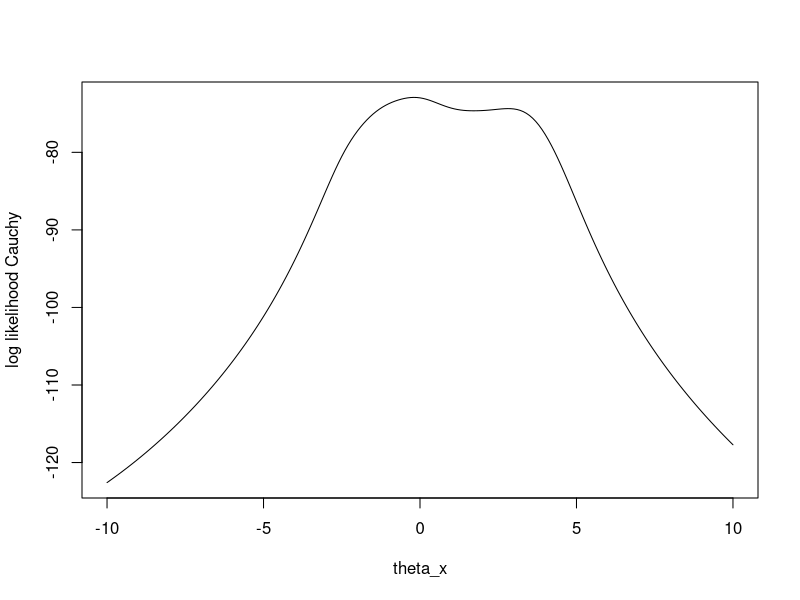

Recreate this plot in R. (Note: this script raises an error after producing the figure.)
# 2. Optimization
# 2.1 Dữ liệu sau đây là mẫu i.i.d. (independent, identical distributed – độc lập cùng phân phối) từ phân phối Cauchy(θ,1): 1.77, -0.23, 2.76, 3.80, 3.47, 56.75, -1.34, 4.24, -2.44, 3.29, 3.71, -2.40, 4.53, -0.07, -1.05, -13.87, -2.53, -1.75, 0.27, 43.21. # nolint
itr <- 100
tol <- 1e-7
cauchy_data <- c(
  1.77, -0.23, 2.76, 3.80, 3.47, 56.75, -1.34, 4.24, -2.44, 3.29, 3.71,
  -2.40, 4.53, -0.07, -1.05, -13.87, -2.53, -1.75, 0.27, 43.21
)
ll_prime <- \(cauchy_data, theta) {
  sum(2 * (cauchy_data - theta) / (1 + (cauchy_data - theta)^2))
}
ll_prime_2 <- \(cauchy_data, theta) {
  2 * sum(((cauchy_data - theta)^2 - 1) / (1 + (cauchy_data - theta)^2)^2)
}
ll_cauchy <- function(data, theta) {
  sum(dcauchy(data, theta, 1, log = TRUE))
}
## a. Draw log-likelihood function
a <- \() {
  theta_x <- seq(-10, 10, 0.1)
  ll_cauchy_data <- sapply(theta_x, ll_cauchy, data = cauchy_data)
  plot(theta_x, ll_cauchy_data, type = "l", xlab = "theta_x", ylab = "log likelihood Cauchy") # nolint
}
a()

## b. Áp dụng thuật toán Newton-Raphson để tìm ước lượng hợp lý cực đại cho θ, với mỗi điểm bắt đầu sau: -11, -1, 0, 1.5, 4, 4.7, 7, 8, và 38. Hãy nhận xét kết quả nghiệm thu được (hội tụ, ổn định). Giá trị trung bình của dữ liệu có phải là điểm khởi đầu tốt không? # nolint
b <- \(start) {
  theta <- start
  for (i in 1:5000000) {
    temp <- theta - ll_prime(cauchy_data, theta) / ll_prime_2(cauchy_data, theta) # nolint
    if (is.na(temp) || is.infinite(temp)) {
      print(stringr::str_interp("break after ${i} iterations"))
      break
    } else if (abs(temp - theta) < tol) {
      print(stringr::str_interp("converge after ${i} iterations"))
      break
    }
    theta <- temp
  }
  return(theta)
}
for (start in c(-11, -1, 0, 1.5, 4, 4.7, 7, 8, 38)) {
  print(b(start))
}


## c. Áp dụng phương pháp bisection với điểm bắt đầu là [−1,1]. Sử dụng các lần chạy bổ sung để minh họa cách thức mà phương pháp bisection có thể không tìm được giá trị cực đại toàn cục. # nolint
## xac dinh so vong lap
c <- \(start, end) {
  a <- start
  b <- end
  x <- a + (b - a) / 2

  res_a <- a
  res_b <- b
  res_x <- x

  for (i in 1:itr) {
    if (ll_prime(a) * ll_prime(x) <= 0) {
      res_a[i + 1] <- a
      res_b[i + 1] <- b <- x
    } else {
      res_a[i + 1] <- a <- x
      res_b[i + 1] <- b
    }
    x <- a + (b - a) / 2
    res_x[i + 1] <- x
  }
  head(cbind(res_a, res_b, res_x), 20)
}
c(-1, 1)

a <- 2
x <- 3
res_a <- a
res_x <- x

for (i in 1:itr) {
  old_x <- x
  res_a[i + 1] <- a
  res_x[i + 1] <- x <- a - f_prime(a) * (a - x) / (f_prime(a) - f_prime(x))
  a <- old_x
}
head(cbind(res_a, res_x), 20)

## d. Từ các giá trị khởi đầu của (θ(0),θ(1)) = (−2,−1), áp dụng phương pháp secant để tìm ước lượng hợp lý cực đại cho θ. Điều gì xảy ra khi (θ(0),θ(1)) = (−3,3), và đối với các lựa chọn khởi đầu khác? # nolint

## e. Sử dụng ví dụ này để so sánh tốc độ và tính ổn định của phương pháp Newton–Raphson, bisection, fixed-point và phương pháp secant. Kết luận của bạn có thay đổi khi bạn áp dụng các phương pháp này cho một mẫu ngẫu nhiên có kích thước 20 từ phân phối chuẩn (θ,1) không?  # nolint

# 2.2
x <- c(
  3.91, 4.85, 2.28, 4.06, 3.70, 4.04, 5.46, 3.53, 2.28, 1.96, 2.53, 3.88, 2.22,
  3.47, 4.82, 2.46, 2.99, 2.54, 0.52, 2.50
)


f <- function(x, theta) {
  return((1 - cos(x - theta)) / (2 * pi))
}

ll <- function(x, theta) {
  sum(log(f(x, theta)))
}

theta_values <- seq(-pi, pi, length.out = 1000)
ll_values <- sapply(theta_values, ll, x = x)

plot(theta_values, ll_values,
  type = "l", col = "blue", lwd = 5,
  main = "Log-Likelihood Function"
)

e_x <- function(x, theta) {
  return(sin(theta) + pi)
}

theta_hat <- asin(mean(x) - pi)

print(max(ll_values))
print(theta_hat)


f_prime <- function(x, theta) {
  return(sin(x - theta) / (2 * pi))
}
f_prime_2 <- function(x, theta) {
  return(cos(x - theta) / (2 * pi))
}

theta <- 2.7
for (i in 1:10000) {
  theta <- theta - f_prime(x, theta) / f_prime_2(x, theta)
}
print(theta)
